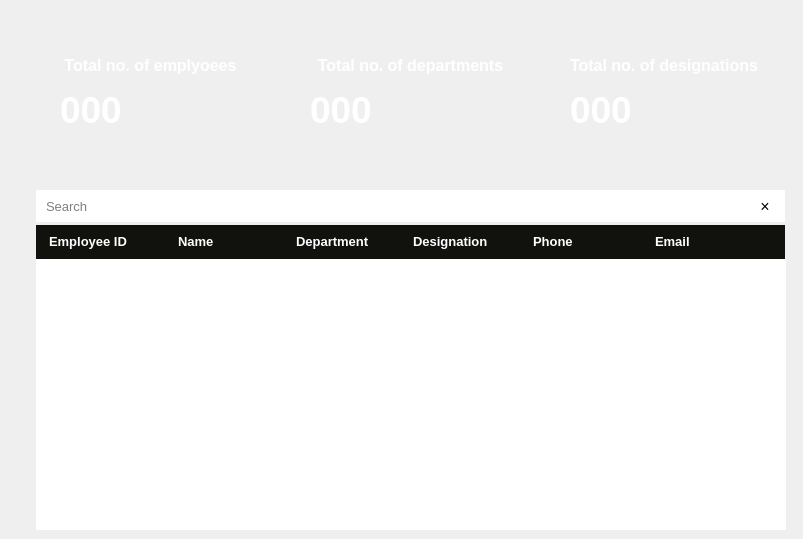
    <widget class="QWidget" name="searchWidget">
     <property name="styleSheet">
      <string notr="true">#searchWidget
{
	background:#2D2D2D;
}</string>
     </property>
     <widget class="QLabel" name="label_4">
      <property name="geometry">
       <rect>
        <x>36</x>
        <y>30</y>
        <width>238</width>
        <height>136</height>
       </rect>
      </property>
      <property name="text">
       <string/>
      </property>
      <property name="pixmap">
       <pixmap resource="resources.qrc">:/Images/empcardbg.png</pixmap>
      </property>
      <property name="scaledContents">
       <bool>true</bool>
      </property>
     </widget>
     <widget class="QLabel" name="label_5">
      <property name="geometry">
       <rect>
        <x>296</x>
        <y>30</y>
        <width>238</width>
        <height>136</height>
       </rect>
      </property>
      <property name="text">
       <string/>
      </property>
      <property name="pixmap">
       <pixmap resource="resources.qrc">:/Images/attendancebg.png</pixmap>
      </property>
      <property name="scaledContents">
       <bool>true</bool>
      </property>
     </widget>
     <widget class="QLabel" name="label_6">
      <property name="geometry">
       <rect>
        <x>556</x>
        <y>30</y>
        <width>238</width>
        <height>136</height>
       </rect>
      </property>
      <property name="text">
       <string/>
      </property>
      <property name="pixmap">
       <pixmap resource="resources.qrc">:/Images/absentbg.png</pixmap>
      </property>
      <property name="scaledContents">
       <bool>true</bool>
      </property>
     </widget>
     <widget class="QLabel" name="label_7">
      <property name="geometry">
       <rect>
        <x>40</x>
        <y>50</y>
        <width>221</width>
        <height>31</height>
       </rect>
      </property>
      <property name="font">
       <font>
        <pointsize>12</pointsize>
        <weight>75</weight>
        <bold>true</bold>
       </font>
      </property>
      <property name="text">
       <string>&lt;html&gt;&lt;head/&gt;&lt;body&gt;&lt;p align=&quot;center&quot;&gt;&lt;span style=&quot; color:#ffffff;&quot;&gt;Total no. of emplyoees&lt;/span&gt;&lt;/p&gt;&lt;/body&gt;&lt;/html&gt;</string>
      </property>
     </widget>
     <widget class="QLabel" name="empLabel">
      <property name="geometry">
       <rect>
        <x>60</x>
        <y>80</y>
        <width>191</width>
        <height>61</height>
       </rect>
      </property>
      <property name="font">
       <font>
        <pointsize>28</pointsize>
        <weight>75</weight>
        <bold>true</bold>
       </font>
      </property>
      <property name="styleSheet">
       <string notr="true">#empLabel
{
	color:white;
	font-weight:bold;
}</string>
      </property>
      <property name="text">
       <string>&lt;html&gt;&lt;head/&gt;&lt;body&gt;&lt;p&gt;&lt;span style=&quot; color:#ffffff;&quot;&gt;000&lt;/span&gt;&lt;/p&gt;&lt;/body&gt;&lt;/html&gt;</string>
      </property>
     </widget>
     <widget class="QLabel" name="deptLabel">
      <property name="geometry">
       <rect>
        <x>310</x>
        <y>80</y>
        <width>191</width>
        <height>61</height>
       </rect>
      </property>
      <property name="font">
       <font>
        <pointsize>28</pointsize>
        <weight>75</weight>
        <bold>true</bold>
       </font>
      </property>
      <property name="styleSheet">
       <string notr="true">color:white;</string>
      </property>
      <property name="text">
       <string>&lt;html&gt;&lt;head/&gt;&lt;body&gt;&lt;p&gt;&lt;span style=&quot; font-size:28pt; color:#ffffff;&quot;&gt;000&lt;/span&gt;&lt;/p&gt;&lt;/body&gt;&lt;/html&gt;</string>
      </property>
     </widget>
     <widget class="QLabel" name="label_10">
      <property name="geometry">
       <rect>
        <x>300</x>
        <y>50</y>
        <width>221</width>
        <height>31</height>
       </rect>
      </property>
      <property name="font">
       <font>
        <pointsize>12</pointsize>
        <weight>75</weight>
        <bold>true</bold>
       </font>
      </property>
      <property name="text">
       <string>&lt;html&gt;&lt;head/&gt;&lt;body&gt;&lt;p align=&quot;center&quot;&gt;&lt;span style=&quot; color:#ffffff;&quot;&gt;Total no. of departments&lt;/span&gt;&lt;/p&gt;&lt;/body&gt;&lt;/html&gt;</string>
      </property>
     </widget>
     <widget class="QLabel" name="designLabel">
      <property name="geometry">
       <rect>
        <x>570</x>
        <y>80</y>
        <width>191</width>
        <height>61</height>
       </rect>
      </property>
      <property name="font">
       <font>
        <pointsize>28</pointsize>
        <weight>75</weight>
        <bold>true</bold>
       </font>
      </property>
      <property name="styleSheet">
       <string notr="true">color:white;</string>
      </property>
      <property name="text">
       <string>&lt;html&gt;&lt;head/&gt;&lt;body&gt;&lt;p&gt;&lt;span style=&quot; font-size:28pt; color:#ffffff;&quot;&gt;000&lt;/span&gt;&lt;/p&gt;&lt;/body&gt;&lt;/html&gt;</string>
      </property>
     </widget>
     <widget class="QLabel" name="label_12">
      <property name="geometry">
       <rect>
        <x>570</x>
        <y>50</y>
        <width>211</width>
        <height>31</height>
       </rect>
      </property>
      <property name="font">
       <font>
        <pointsize>12</pointsize>
        <weight>75</weight>
        <bold>true</bold>
       </font>
      </property>
      <property name="text">
       <string>&lt;html&gt;&lt;head/&gt;&lt;body&gt;&lt;p&gt;&lt;span style=&quot; color:#ffffff;&quot;&gt;Total no. of designations&lt;/span&gt;&lt;/p&gt;&lt;/body&gt;&lt;/html&gt;</string>
      </property>
     </widget>
     <widget class="QLineEdit" name="searchTextBox">
      <property name="geometry">
       <rect>
        <x>36</x>
        <y>190</y>
        <width>711</width>
        <height>32</height>
       </rect>
      </property>
      <property name="font">
       <font>
        <pointsize>10</pointsize>
       </font>
      </property>
      <property name="styleSheet">
       <string notr="true">#searchTextBox
{
	padding-left:8px;
	border:none;
}</string>
      </property>
      <property name="placeholderText">
       <string>Search</string>
      </property>
     </widget>
     <widget class="QPushButton" name="pushButton">
      <property name="geometry">
       <rect>
        <x>745</x>
        <y>190</y>
        <width>40</width>
        <height>32</height>
       </rect>
      </property>
      <property name="font">
       <font>
        <pointsize>12</pointsize>
       </font>
      </property>
      <property name="styleSheet">
       <string notr="true">#pushButton
{
	border:none;
	color:black;
background:white;
}
#pushButton:hover
{
	border:none;
	color:red;
background:white;
}</string>
      </property>
      <property name="text">
       <string>×</string>
      </property>
     </widget>
     <widget class="QTableView" name="tableView">
      <property name="geometry">
       <rect>
        <x>36</x>
        <y>259</y>
        <width>750</width>
        <height>271</height>
       </rect>
      </property>
      <property name="sizePolicy">
       <sizepolicy hsizetype="Fixed" vsizetype="Fixed">
        <horstretch>0</horstretch>
        <verstretch>0</verstretch>
       </sizepolicy>
      </property>
      <property name="focusPolicy">
       <enum>Qt::NoFocus</enum>
      </property>
      <property name="autoFillBackground">
       <bool>false</bool>
      </property>
      <property name="frameShape">
       <enum>QFrame::NoFrame</enum>
      </property>
      <property name="horizontalScrollBarPolicy">
       <enum>Qt::ScrollBarAlwaysOff</enum>
      </property>
      <property name="sizeAdjustPolicy">
       <enum>QAbstractScrollArea::AdjustIgnored</enum>
      </property>
      <property name="editTriggers">
       <set>QAbstractItemView::NoEditTriggers</set>
      </property>
      <property name="tabKeyNavigation">
       <bool>false</bool>
      </property>
      <property name="showDropIndicator" stdset="0">
       <bool>false</bool>
      </property>
      <property name="dragDropOverwriteMode">
       <bool>false</bool>
      </property>
      <property name="alternatingRowColors">
       <bool>true</bool>
      </property>
      <property name="selectionMode">
       <enum>QAbstractItemView::SingleSelection</enum>
      </property>
      <property name="selectionBehavior">
       <enum>QAbstractItemView::SelectRows</enum>
      </property>
      <property name="textElideMode">
       <enum>Qt::ElideNone</enum>
      </property>
      <property name="showGrid">
       <bool>false</bool>
      </property>
      <property name="gridStyle">
       <enum>Qt::NoPen</enum>
      </property>
      <property name="cornerButtonEnabled">
       <bool>false</bool>
      </property>
      <attribute name="horizontalHeaderVisible">
       <bool>false</bool>
      </attribute>
      <attribute name="horizontalHeaderDefaultSectionSize">
       <number>120</number>
      </attribute>
      <attribute name="horizontalHeaderMinimumSectionSize">
       <number>30</number>
      </attribute>
     </widget>
     <widget class="QLabel" name="label_8">
      <property name="geometry">
       <rect>
        <x>36</x>
        <y>225</y>
        <width>135</width>
        <height>34</height>
       </rect>
      </property>
      <property name="font">
       <font>
        <pointsize>10</pointsize>
        <weight>75</weight>
        <bold>true</bold>
       </font>
      </property>
      <property name="styleSheet">
       <string notr="true">#label_8
{
	color:white;
	background:#11110E;
padding-left:10px;
}</string>
      </property>
      <property name="text">
       <string>&lt;html&gt;&lt;head/&gt;&lt;body&gt;&lt;p&gt;    Employee ID&lt;/p&gt;&lt;/body&gt;&lt;/html&gt;</string>
      </property>
     </widget>
     <widget class="QLabel" name="label_21">
      <property name="geometry">
       <rect>
        <x>170</x>
        <y>225</y>
        <width>120</width>
        <height>34</height>
       </rect>
      </property>
      <property name="font">
       <font>
        <pointsize>10</pointsize>
        <weight>75</weight>
        <bold>true</bold>
       </font>
      </property>
      <property name="styleSheet">
       <string notr="true">#label_21
{
	color:white;
	background:#11110E;
	padding-left:5px;
}</string>
      </property>
      <property name="text">
       <string>&lt;html&gt;&lt;head/&gt;&lt;body&gt;&lt;p&gt;Name&lt;/p&gt;&lt;/body&gt;&lt;/html&gt;</string>
      </property>
     </widget>
     <widget class="QLabel" name="label_22">
      <property name="geometry">
       <rect>
        <x>290</x>
        <y>225</y>
        <width>125</width>
        <height>34</height>
       </rect>
      </property>
      <property name="font">
       <font>
        <pointsize>10</pointsize>
        <weight>75</weight>
        <bold>true</bold>
       </font>
      </property>
      <property name="styleSheet">
       <string notr="true">#label_22
{
	color:white;
	background:#11110E;
	padding-left:3px;
}</string>
      </property>
      <property name="text">
       <string>&lt;html&gt;&lt;head/&gt;&lt;body&gt;&lt;p&gt;Department&lt;/p&gt;&lt;/body&gt;&lt;/html&gt;</string>
      </property>
     </widget>
     <widget class="QLabel" name="label_23">
      <property name="geometry">
       <rect>
        <x>413</x>
        <y>225</y>
        <width>120</width>
        <height>34</height>
       </rect>
      </property>
      <property name="font">
       <font>
        <pointsize>10</pointsize>
        <weight>75</weight>
        <bold>true</bold>
       </font>
      </property>
      <property name="styleSheet">
       <string notr="true">#label_23
{
	color:white;
	background:#11110E;
}</string>
      </property>
      <property name="text">
       <string>&lt;html&gt;&lt;head/&gt;&lt;body&gt;&lt;p&gt;Designation&lt;/p&gt;&lt;/body&gt;&lt;/html&gt;</string>
      </property>
     </widget>
     <widget class="QLabel" name="label_24">
      <property name="geometry">
       <rect>
        <x>533</x>
        <y>225</y>
        <width>122</width>
        <height>34</height>
       </rect>
      </property>
      <property name="font">
       <font>
        <pointsize>10</pointsize>
        <weight>75</weight>
        <bold>true</bold>
       </font>
      </property>
      <property name="styleSheet">
       <string notr="true">#label_24
{
	color:white;
	background:#11110E;
}</string>
      </property>
      <property name="text">
       <string>&lt;html&gt;&lt;head/&gt;&lt;body&gt;&lt;p&gt;Phone&lt;/p&gt;&lt;/body&gt;&lt;/html&gt;</string>
      </property>
     </widget>
     <widget class="QLabel" name="label_25">
      <property name="geometry">
       <rect>
        <x>655</x>
        <y>225</y>
        <width>130</width>
        <height>34</height>
       </rect>
      </property>
      <property name="font">
       <font>
        <pointsize>10</pointsize>
        <weight>75</weight>
        <bold>true</bold>
       </font>
      </property>
      <property name="styleSheet">
       <string notr="true">#label_25
{
	color:white;
	background:#11110E;
}</string>
      </property>
      <property name="text">
       <string>&lt;html&gt;&lt;head/&gt;&lt;body&gt;&lt;p&gt;Email&lt;/p&gt;&lt;/body&gt;&lt;/html&gt;</string>
      </property>
     </widget>
    </widget>
